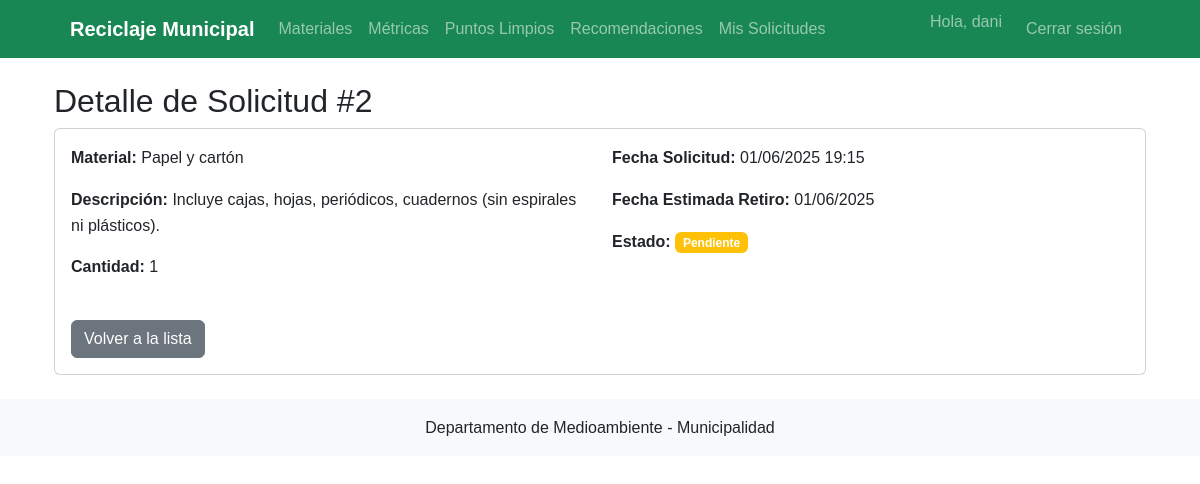
The page /solicitudes/2/ (signed in) on the database its author committed.
### gestion_reciclaje/models.py (models this page shows, shortened)
class SolicitudRetiro(models.Model):
    ESTADOS = [
        ('PEN', 'Pendiente'),
        ('RUT', 'En ruta'),
        ('COM', 'Completada'),
        ('CAN', 'Cancelada'),
    ]
    ciudadano = models.ForeignKey(Ciudadano, on_delete=models.CASCADE, verbose_name="Ciudadano solicitante")
    material = models.ForeignKey(Material, on_delete=models.PROTECT, verbose_name="Material a retirar")
    cantidad = models.PositiveIntegerField(
        validators=[MinValueValidator(1)],
        verbose_name="Cantidad estimada"
    )
    fecha_solicitud = models.DateTimeField(auto_now_add=True, verbose_name="Fecha de solicitud")
    fecha_estimada = models.DateField(verbose_name="Fecha estimada de retiro")
    estado = models.CharField(
        max_length=3,
        choices=ESTADOS,
        default='PEN',
        verbose_name="Estado actual"
    )
    operario = models.ForeignKey(
        Operario,  # Cambiado de User a Operario (consistencia con tu modelo)
        on_delete=models.SET_NULL,
        null=True,
        blank=True,
        verbose_name="Operario asignado"
    )
    comentarios = models.TextField(blank=True, verbose_name="Observaciones")
    class Meta:
        verbose_name = "Solicitud de retiro"
        verbose_name_plural = "Solicitudes de retiro"
        ordering = ['-fecha_solicitud']
        permissions = [
            ("can_assign_request", "Puede asignar solicitudes a operarios"),
        ]

class Material(models.Model):
    codigo = models.CharField(max_length=4, primary_key=True, verbose_name="Código")
    nombre = models.CharField(max_length=50, verbose_name="Nombre del material")
    descripcion = models.TextField(verbose_name="Descripción")
    class Meta:
        verbose_name = "Material"
        verbose_name_plural = "Materiales"
        ordering = ['nombre']

### gestion_reciclaje/views.py (the view)
# urls.py: path('solicitudes/<int:pk>/', views.detalle_solicitud, name='detalle_solicitud'),
@login_required
def detalle_solicitud(request, pk):
    solicitud = get_object_or_404(SolicitudRetiro, pk=pk)
    if not (request.user.is_staff or
            (hasattr(request.user, 'operario') and solicitud.operario == request.user.operario) or
            (hasattr(request.user, 'ciudadano') and solicitud.ciudadano == request.user.ciudadano)):
        return HttpResponseForbidden("No tienes permiso para ver esta solicitud")
    return render(request, 'gestion_reciclaje/detalle_solicitud.html', {'solicitud': solicitud})

### gestion_reciclaje/templates/gestion_reciclaje/detalle_solicitud.html (shortened to what this page needs)
{% extends 'gestion_reciclaje/base.html' %}
{% block content %}
<div class="container">
    <h2>Detalle de Solicitud #{{ solicitud.id }}</h2>
    <div class="card">
        <div class="card-body">
            <div class="row">
                <div class="col-md-6">
                    <p><strong>Material:</strong> {{ solicitud.material.nombre }}</p>
                    <p><strong>Descripción:</strong> {{ solicitud.material.descripcion }}</p>
                    <p><strong>Cantidad:</strong> {{ solicitud.cantidad }}</p>
                </div>
                <div class="col-md-6">
                    <p><strong>Fecha Solicitud:</strong> {{ solicitud.fecha_solicitud|date:"d/m/Y H:i" }}</p>
                    <p><strong>Fecha Estimada Retiro:</strong> {{ solicitud.fecha_estimada|date:"d/m/Y" }}</p>
                    <p><strong>Estado:</strong>
                        <span class="badge
                            {% if solicitud.estado == 'PEN' %}bg-warning
                            {% elif solicitud.estado == 'RUT' %}bg-info
                            {% else %}bg-success{% endif %}">
                            {{ solicitud.get_estado_display }}
                        </span>
                    </p>
                </div>
            </div>
            <div class="mt-4">
                <a href="{% url 'solicitudes' %}" class="btn btn-secondary">Volver a la lista</a>
            </div>
        </div>
    </div>
</div>
{% endblock %}

### gestion_reciclaje/templates/gestion_reciclaje/base.html (shortened to what this page needs)
{% load static %}
<!DOCTYPE html>
<html lang="es">
<head>
    <link href="https://cdn.jsdelivr.net/npm/bootstrap@5.3.0/dist/css/bootstrap.min.css" rel="stylesheet">
    <link rel="stylesheet" href="{% static 'css/styles.css' %}">
</head>
<body>
    <header class="bg-success text-white">
        <div class="container">
            <nav class="navbar navbar-expand-lg navbar-dark">
                <div class="container-fluid">
                    <a class="navbar-brand" href="{% url 'index' %}">Reciclaje Municipal</a>
                    <div class="collapse navbar-collapse" id="navbarNav">
                        <ul class="navbar-nav me-auto">
                            <li class="nav-item">
                                <a class="nav-link" href="{% url 'materiales' %}">Materiales</a>
                            </li>
                            <li class="nav-item">
                                <a class="nav-link" href="{% url 'metricas' %}">Métricas</a>
                            </li>
                            <li class="nav-item">
                                <a class="nav-link" href="{% url 'puntos_limpios' %}">Puntos Limpios</a>
                            </li>
                            <li class="nav-item">
                                <a class="nav-link" href="{% url 'recomendaciones' %}">Recomendaciones</a>
                            </li>
                            {% if user.is_authenticated %}
                                <li class="nav-item">
                                    <a class="nav-link" href="{% url 'solicitudes' %}">Mis Solicitudes</a>
                                </li>
                            {% endif %}
                        </ul>
                        <ul class="navbar-nav">
                            {% if user.is_authenticated %}
                                <li class="nav-item">
                                    <span class="navbar-text me-3">Hola, {{ user.username }}</span>
                                </li>
                                <li class="nav-item">
                                    <form action="{% url 'logout' %}" method="post">
                                        <button type="submit" class="btn btn-link nav-link">Cerrar sesión</button>
                                    </form>
                                </li>
                            {% endif %}
                        </ul>
                    </div>
                </div>
            </nav>
        </div>
    </header>
    <main class="container my-4">
        {% block content %}{% endblock %}
    </main>
    <footer class="bg-light py-3 mt-4">
        <div class="container text-center">
            <p class="mb-0">Departamento de Medioambiente - Municipalidad</p>
        </div>
    </footer>
</body>
</html>

### gestion_reciclaje/static/css/styles.css (style rules this page uses)
body { font-family: 'Arial', sans-serif; line-height: 1.6; }
.navbar { padding: 0.5rem 1rem; }
.navbar-brand { font-weight: 600; }

### rows shown on the page
SolicitudRetiro: id "2", material.nombre "Papel y cartón", material.descripcion "Incluye cajas, hojas, periódicos, cuadernos (sin espirales ni plásticos).", cantidad "1", fecha_solicitud "01/06/2025 19:15", fecha_estimada "01/06/2025", estado "Pendiente"

### other values the page prints
{{ user.username }} "dani"
